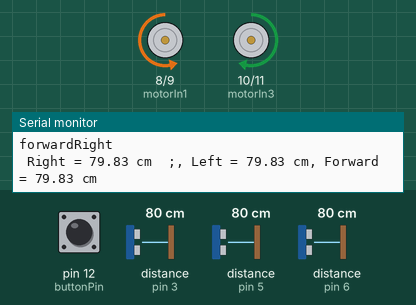
This sketch was run on a simulated Arduino Uno, built with avr-gcc and run on an emulated ATmega328P. On the bench: motor-driver pin pairs drawn as motors (green arrow = first pin HIGH = forward, orange = second pin HIGH = backward, longer = more drive), the last lines printed to the serial monitor. Wiring (inferred from the names in the program): 3 × ultrasonic range finder: trigger pin 2, echo pin 3 / trigger pin 4, echo pin 5 / trigger pin 7, echo pin 6. Inputs (shaded band) come from the test bench; at power-on: pin 12 (buttonPin) HIGH, distance to the obstacle (sensors on pin 3, pin 6, pin 5) 80 cm. The echo pulse lasts 58.3 µs per cm.

Above: at 1.2 s.
1.3 s: pin 12 (buttonPin) pulled LOW for 3.2 s
At 1.7 s:
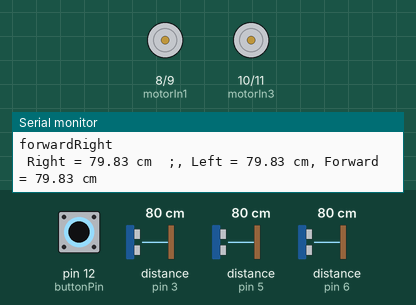
6.0 s: distance to the obstacle (sensor on pin 3) set to 2 cm
At 6.4 s:
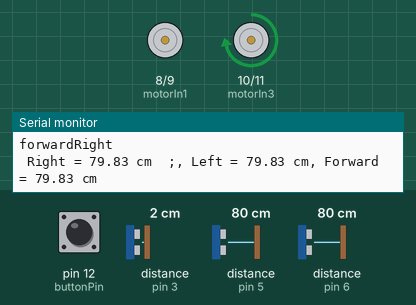
9.0 s: distance to the obstacle (sensor on pin 6) set to 2 cm
At 9.78 s:
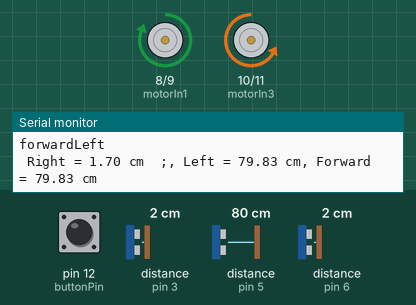
12.0 s: distance to the obstacle (sensor on pin 3) set to 120 cm
15.0 s: distance to the obstacle (sensor on pin 6) set to 35 cm
18.0 s: distance to the obstacle (sensor on pin 5) set to 33 cm
21.0 s: distance to the obstacle (sensor on pin 5) set to 28 cm
At 21.6 s:
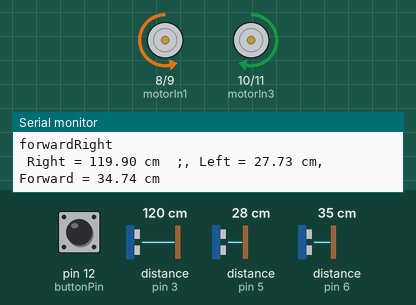
Timing chart, 0 to 23.5 s (numbered marks = the images above; inputs shaded):
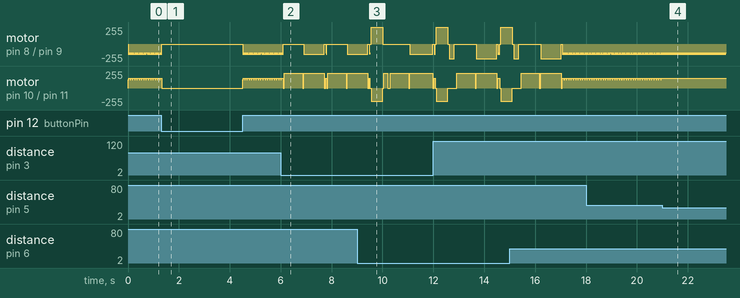

Measured:
- the behaviour switches between 31 and 30 cm on distance to the obstacle (sensor on pin 5) (found by bisection; images 3 and 4)
- after the input at 21.0 s, motor on pin 10 (motorIn3) / pin 11 (motorIn4): stops changing and stays forward 150/255
- by itself, motor on pin 8 (motorIn1) / pin 9 (motorIn2): repeats every 0.04 s: backward 150/255 0.02 s, backward 130/255 0.02 s
- by itself, motor on pin 10 (motorIn3) / pin 11 (motorIn4): repeats every 0.06 s: forward 125/255 0.02 s, forward 150/255 0.04 s

The sketch:

test_motor.ino
```cpp
//button
const int buttonPin = 12;
int buttonState = 1;
int start = 0;

//for HC-SR04
const int trigRight = 2;  //right
const int echoRight = 3;
const int trigLeft = 4;  //left
const int echoLeft = 5;
const int trigForward = 7;  //forward
const int echoForward = 6;

//for L298N
const int motorIn1 = 8;   //leftback
const int motorIn2 = 9;   //leftforward
const int motorIn3 = 10;  //rightforward
const int motorIn4 = 11;  //rightback

const int timeInterval = 200;
long timeCount = 1000;
float durationRight = 0,      durationLeft = 0,     durationForward = 0;
float distanceRight = 0,      distanceLeft = 0,     distanceForward = 0;
float lastDistanceRight = 0,  lastDistanceLeft = 0, lastDistanceForward = 0;
float x;
int rightCheck = 0, leftCheck = 0;
int checkStock = 0;
int deadEndFirst = 0, stockFirst = 0, directionLeftFirst = 0, directionRightFirst = 0;
int cntRight = 0, cntLeft = 0;

void setup() {
  // put your setup code here, to run once:
  Serial.begin(9600);
  pinMode(trigRight, OUTPUT);
  pinMode(echoRight, INPUT);
  pinMode(trigLeft, OUTPUT);
  pinMode(echoLeft, INPUT);
  pinMode(trigForward, OUTPUT);
  pinMode(echoForward, INPUT);
  pinMode(motorIn1, OUTPUT);
  pinMode(motorIn2, OUTPUT);
  pinMode(motorIn3, OUTPUT);
  pinMode(motorIn4, OUTPUT);
  pinMode(buttonPin, INPUT);
}

void loop() {
  // put your main code here, to run repeatedly:


  buttonState = digitalRead(buttonPin);
  if(buttonState == 0) start=0;
  if(buttonState == 1) start=1;
  if(start == 1){
    getDistance();
    forward();
//    deadEndCheck();
//    turnCheck();
    stockCheck();
    deadEndCheck2();
    turnCheck2();
    driveDirectionCheck();
    SerialMonitor();

//    timeCount = timeCount + timeInterval/2;
//    delay(60);
//    motorStop();
  }
  else{
//    getDistance();
 //   SerialMonitor();
    motorStop();
  }
}


void deadEndCheck(){
  if(distanceRight < 15.0 &&  distanceLeft < 15.0 && 8.0 < distanceForward  && distanceForward < 20.0 ){
//    Serial.println("dead end");
    deadEndFirst++;
    int deadEndStop = 0, tmp = 0;
    if(deadEndFirst ==2){
      motorStop();         delay(50);
      turnAround();        delay(450);
      while(deadEndStop == 0){
          getDistance();
          buttonState = digitalRead(buttonPin);
          if(buttonState == 0){motorStop(); deadEndStop = 1;}
          turnAround();
          SerialMonitor();
            if(((distanceForward - lastDistanceForward) < 0.0 ) && distanceForward > 25.0)  deadEndStop = 1;
 //           if(tmp == 2)  deadEndStop = 1;
      }
      motorStop();         delay(50);
//      forward();           delay(300);
//      motorStop();
      deadEndFirst = 0;
    }
  }
}


void deadEndCheck2(){
  if(distanceRight < 15.0 &&  distanceLeft < 15.0 && 8.0 < distanceForward  && distanceForward < 20.0 ){
    deadEndFirst++;
    if(deadEndFirst ==2){
      motorStop();         delay(50);
      turnAround();        delay(660);
      motorStop();         delay(50);
//      forward();           delay(300);
//      motorStop();
      deadEndFirst = 0;
    }
  }
}

void turnCheck2(){
  float right = distanceRight - lastDistanceRight;
  float left = distanceLeft - lastDistanceLeft;
  float center = distanceForward - lastDistanceForward;
  if(distanceForward>25.0)  cntRight = 0;
  if(distanceLeft > 25.0 && distanceRight < 25.0 && distanceForward < 25.0){    //turn left
    motorStop();  delay(50);
    turnLeft();  delay(3.6*timeInterval);
    motorStop();  delay(50);
    forward();    delay(4.5*timeInterval);
    motorStop();  delay(50);
//    Serial.println("turn left");
  }
  if(distanceLeft < 25.0 && distanceRight < 25.0 && distanceForward > 25.0){   //forward

  }
  if(distanceLeft < 25.0 && distanceRight > 25.0 && distanceForward < 25.0){   //turn right
//    cntRight++;
//    if(cntRight == 2){
      motorStop();  delay(50);
      turnRight();  delay(2.5*timeInterval);
      motorStop();  delay(50);
      forward();    delay(4*timeInterval);
      motorStop();  delay(50);
//      Serial.println("turn right");
//      cntRight = 0;
//    }
  }
  if(distanceLeft > 25.0 && distanceRight < 25.0 && distanceForward > 25.0){   //left and forward -> turn left
    motorStop();  delay(50);
    turnLeft();  delay(3.6*timeInterval);
    motorStop();  delay(50);
    forward();    delay(4*timeInterval);
    motorStop();  delay(50);
//    Serial.println("turn left");
  }
  if(distanceLeft < 25.0 && distanceRight > 25.0 && distanceForward > 25.0){   //forward and right -> forward

  }
  if(distanceLeft > 25.0 && distanceRight > 25.0 && distanceForward < 25.0){   //left anf right -> turn left
    motorStop();  delay(50);
    turnLeft();  delay(3.6*timeInterval);
    motorStop();  delay(50);
    forward();    delay(4*timeInterval);
    motorStop();  delay(50);
//    Serial.println("turn left");
  }
}

void turnCheck(){
  float right = distanceRight - lastDistanceRight;
  float left = distanceLeft - lastDistanceLeft;
  float center = distanceForward - lastDistanceForward;
  long tmp1 = 0, tmp2 = 0, tmp3 = 0, tmp4 = 0;
  if(distanceForward>30.0)  cntRight = 0;
  if(distanceLeft > 30.0 && distanceRight < 30.0 && distanceForward < 30.0){    //turn left
    int leftStop = 0, tmp1 = 0;
    motorStop();  delay(50);
    turnLeft();  delay(2.0*timeInterval);
    while(leftStop == 0){
          getDistance();
          buttonState = digitalRead(buttonPin);
          if(buttonState == 0){motorStop(); leftStop = 1;}
          turnLeft(); delay(60);
          SerialMonitor();
          if(((distanceForward - lastDistanceForward) < 0.0 ) && distanceForward > 25.0 )  tmp1 = 1;
          if(tmp1 == 2)  leftStop = 1;
    }
    motorStop();  delay(50);
    forward();    delay(4.5*timeInterval);
    motorStop();  delay(50);
//    Serial.println("turn left");
  }
  if(distanceLeft < 30.0 && distanceRight < 30.0 && distanceForward > 30.0){   //forward

  }
  if(distanceLeft < 30.0 && distanceRight > 30.0 && distanceForward < 30.0){   //turn right
    cntRight++;
    int rightStop = 0, tmp2 = 0;
    if(cntRight == 2){
      motorStop();  delay(50);
      turnRight();  delay(1.2*timeInterval);
      while(rightStop == 0){
        getDistance();
        buttonState = digitalRead(buttonPin);
        if(buttonState == 0){motorStop(); rightStop = 1;}
        turnRight();
        SerialMonitor();
        if(((distanceForward - lastDistanceForward) < 0.0 ) && distanceForward > 25.0)  tmp2++;
        if(tmp2 == 2)  rightStop = 1;
      }
      motorStop();  delay(50);
      forward();    delay(4*timeInterval);
      motorStop();  delay(50);
      Serial.println("turn right");
      cntRight = 0;
    }
  }
  if(distanceLeft > 30.0 && distanceRight < 30.0 && distanceForward > 30.0){   //left and forward -> turn left
    int leftForwardStop = 0, tmp = 0;
    motorStop();  delay(50);
    turnLeft();  delay(2.0*timeInterval);
    while(leftForwardStop == 0){
          getDistance();
          buttonState = digitalRead(buttonPin);
          if(buttonState == 0){motorStop(); leftForwardStop = 1;}
          turnLeft();
          SerialMonitor();
          if(((distanceForward - lastDistanceForward) < 0.0 ) && distanceForward > 25.0) leftForwardStop++;
 //         if(tmp == 2) leftForwardStop = 1;
    }
    motorStop();  delay(50);
    forward();    delay(4*timeInterval);
    motorStop();  delay(50);
    Serial.println("turn left");
  }
  if(distanceLeft < 30.0 && distanceRight > 30.0 && distanceForward > 30.0){   //forward and right -> forward

  }
  if(distanceLeft > 30.0 && distanceRight > 30.0 && distanceForward < 30.0){   //left anf right -> turn left
    int leftRightStop = 0, tmp3 = 0;
    motorStop();  delay(50);
    turnLeft();  delay(2.0*timeInterval);
    while(leftRightStop == 0){
          getDistance();
          buttonState = digitalRead(buttonPin);
          if(buttonState == 0){motorStop(); leftRightStop = 1;}
          turnLeft();
          SerialMonitor();
          if(((distanceForward - lastDistanceForward) < 0.0 ) &&  (distanceForward > 25.0))  leftRightStop++;
//          if(tmp3 == 2)  leftRightStop = 1;
    }
    motorStop();  delay(50);
    forward();    delay(4*timeInterval);
    motorStop();  delay(50);
    Serial.println("turn left");
  }
}

void driveDirectionCheck(){
  if(distanceLeft<8.3 && distanceRight<30.0  && distanceForward > 10.0){
    forwardRight(); delay(20);
    forward();
    Serial.println("forwardRight");
  }
  if(distanceRight<8.1 && distanceLeft<30.0  && distanceForward > 10.0){
    forwardLeft(); delay(20);
    forward();
    Serial.println("forwardLeft");
  }

  if(distanceRight>8.5 && distanceLeft>30.0){
    forwardRight(); delay(20);
    forward();
    Serial.println("forwardLeft");
  }
  if(distanceLeft>8.5 && distanceRight>30.0){
    forwardLeft(); delay(20);
    forward();
    Serial.println("forwardRight");
  }
  if(distanceRight<8.0 && distanceLeft>30.0){
    forwardLeft(); delay(20);
    forward();
    Serial.println("forwardLeft");
  }
  if(distanceLeft<8.4 && distanceRight>30.0){
    forwardRight(); delay(20);
    forward();
    Serial.println("forwardRight");
  }
  /*
  float x = distanceRight - distanceLeft;
  if(distanceRight < 30.0 && distanceLeft < 30.0){
    if(x > 2.0){
        forwardLeft();  delay(100);
        forwardRight(); delay(100);
        forward();
//      turnLeft();  delay(50);
//      motorStop();  delay(50);
//      Serial.println("forwardLeft");
    }
    if(x < -2.0){
      forwardRight(); delay(100);
      forwardLeft();  delay(100);
      forward();
//      turnRight();  delay(50);
//      motorStop();  delay(50);
//      Serial.println("forwardRight");
    }
  }
*/
/*
  if(distanceRight < 20.0 && distanceLeft < 20.0){
    if((distanceRight + distanceLeft) > 22.0){
      if(distanceLeft < distanceRight){
//          directionLeftFirst++;
//          if(directionLeftFirst == 2){
            motorStop();  delay(50);
            turnRight();  delay(100);
            motorStop();  delay(50);
            forward();   delay(150);
            Serial.println("turn right");
//            directionLeftFirst = 0;
//          }
        }
        if(distanceRight < distanceLeft){
//          directionRightFirst++;
//          if(directionRightFirst == 2){
            motorStop();  delay(50);
//            backward();   delay(150);
            turnLeft();  delay(100);
            motorStop();  delay(50);
            forward();   delay(150);
            Serial.println("turn left");
            directionRightFirst = 0;
//          }
        }
    }
  }
  */
}

void stockCheck(){
  float right = lastDistanceRight - distanceRight;
  float left = lastDistanceLeft - distanceLeft;
  float forward = lastDistanceForward - distanceForward;
//  Serial.println(forward);
//  if((right >= -2.0 && right <= 2.0) && (left >= -2.0 && left <= 2.0) && (forward >= -2.0 && forward <= 2.0))
/*  if(forward >= -2.0 && forward <= 2.0 && distanceForward < 10.0)
    checkStock += timeInterval;
  if(distanceForward > 10.0)checkStock = 0;
  if(checkStock >= 600){
    Serial.println("stock");
    backward();   delay(200);
    checkStock = 0;
    if(distanceRight > distanceLeft){
      turnLeft(); delay(640);
      motorStop();  delay(50);
    }
    if(distanceRight < distanceLeft){
      turnRight(); delay(440);
      motorStop();  delay(50);
    }
  }
*/
  if( (distanceRight+distanceLeft) > 18.0 && distanceForward < 8.0 ){
    motorStop();  delay(50);
    backward(); delay(450);
    motorStop();  delay(50);
    if(distanceRight < distanceLeft){
      if(distanceLeft > 5.0) {turnLeft(); delay(150); }
      else if(distanceLeft > 2.5) {turnLeft(); delay(200); }
      else{turnLeft(); delay(200); }
      motorStop();  delay(50);
    }
    else if(distanceRight > distanceLeft){
      turnRight(); delay(200);
      motorStop();  delay(50);
    }
  }
}

void getDistance(){
  lastDistanceRight = distanceRight;
  lastDistanceLeft = distanceLeft;
  lastDistanceForward = distanceForward;
  digitalWrite(trigRight, LOW);  delayMicroseconds(5);
  digitalWrite(trigRight, HIGH);  delayMicroseconds(60);
  digitalWrite(trigRight, LOW);
  durationRight = pulseIn(echoRight, HIGH);
  distanceRight = durationRight/58.2;
  if(distanceRight > 2500.0)  distanceRight = lastDistanceRight;

  digitalWrite(trigLeft, LOW); delayMicroseconds(5);
  digitalWrite(trigLeft, HIGH); delayMicroseconds(60);
  digitalWrite(trigLeft, LOW);
  durationLeft = pulseIn(echoLeft, HIGH);
  distanceLeft = durationLeft/58.2;
  if(distanceLeft > 2500.0)  distanceLeft = lastDistanceLeft;

  digitalWrite(trigForward, LOW);  delayMicroseconds(5);
  digitalWrite(trigForward, HIGH);  delayMicroseconds(60);
  digitalWrite(trigForward, LOW);
  durationForward = pulseIn(echoForward, HIGH);
  distanceForward = durationForward/58.2;
  if(distanceForward > 2000.0)  distanceForward = lastDistanceForward;
}

void SerialMonitor(){
  Serial.print(" Right = ");
  Serial.print(distanceRight);
  Serial.print(" cm  ;");

  Serial.print(", Left = ");
  Serial.print(distanceLeft);
  Serial.print(" cm");

  Serial.print(", Forward = ");
  Serial.print(distanceForward);
  Serial.println(" cm");
}

void motorStop(){
  analogWrite(motorIn1, 0);
  analogWrite(motorIn2, 0);
  analogWrite(motorIn3, 0);
  analogWrite(motorIn4, 0);
}

void forward(){
  analogWrite(motorIn1, 0);
  analogWrite(motorIn2, 150);
  analogWrite(motorIn3, 150);
  analogWrite(motorIn4, 0);
}

void forwardRight(){
  analogWrite(motorIn1, 0);
  analogWrite(motorIn2, 150);
  analogWrite(motorIn3, 125);
  analogWrite(motorIn4, 0);
}

void forwardLeft(){
  analogWrite(motorIn1, 0);
  analogWrite(motorIn2, 130);
  analogWrite(motorIn3, 150);
  analogWrite(motorIn4, 0);
}

void backward(){
  analogWrite(motorIn1, 200);
  analogWrite(motorIn2, 0);
  analogWrite(motorIn3, 0);
  analogWrite(motorIn4, 200);
}

void turnRight(){
  analogWrite(motorIn1, 0);
  analogWrite(motorIn2, 220);
  analogWrite(motorIn3, 0);
  analogWrite(motorIn4, 0);
}

void turnLeft(){
  analogWrite(motorIn1, 0);
  analogWrite(motorIn2, 0);
  analogWrite(motorIn3, 220);
  analogWrite(motorIn4, 0);
}

void turnAround(){
  analogWrite(motorIn1, 200);
  analogWrite(motorIn2, 0);
  analogWrite(motorIn3, 200);
  analogWrite(motorIn4, 0);
}
```
